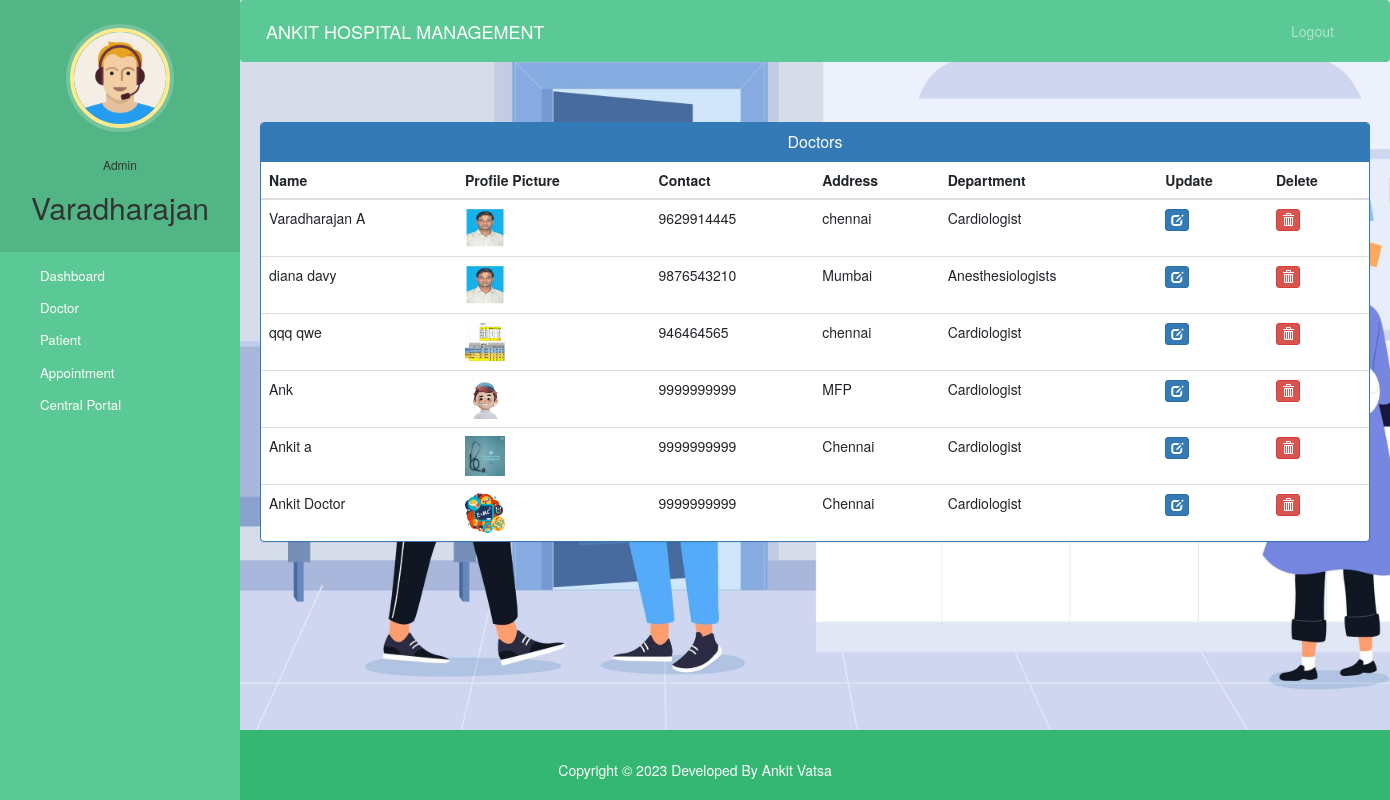
The app's page /admin-view-doctor (signed in) with its own data.
### hospital/models.py (models this page shows, shortened)
class Doctor(models.Model):
    user=models.OneToOneField(User,on_delete=models.CASCADE)
    profile_pic= models.ImageField(upload_to='profile_pic/DoctorProfilePic/',null=True,blank=True)
    address = models.CharField(max_length=40)
    mobile = models.CharField(max_length=20,null=True)
    department= models.CharField(max_length=50,choices=departments,default='Cardiologist')
    status=models.BooleanField(default=False)
    @property
    def get_name(self):
        return self.user.first_name+" "+self.user.last_name

### hospital/views.py (the view)
# urls.py: path('admin-view-doctor', views.admin_view_doctor_view,name='admin-view-doctor'),
@login_required(login_url='adminlogin')
@user_passes_test(is_admin)
def admin_view_doctor_view(request):
    doctors=models.Doctor.objects.all().filter(status=True)
    return render(request,'hospital/admin_view_doctor.html',{'doctors':doctors})

### hospital/views.py (called while the page is built)
def is_admin(user):
    return user.groups.filter(name='ADMIN').exists()

### templates/hospital/admin_view_doctor.html (shortened to what this page needs)
{% extends 'hospital/admin_base.html' %}
{% block content %}
{%load static%}
<head>
  <link href="//netdna.bootstrapcdn.com/bootstrap/3.0.0/css/bootstrap.min.css" rel="stylesheet" id="bootstrap-css">
</head>
<div class="container">
  <div class="panel panel-primary">
    <div class="panel-heading">
      <h6 class="panel-title">Doctors</h6>
    </div>
    <table class="table table-hover" id="dev-table">
      <thead>
        <tr>
          <th>Name</th>
          <th>Profile Picture</th>
          <th>Contact</th>
          <th>Address</th>
          <th>Department</th>
          <th>Update</th>
          <th>Delete</th>
        </tr>
      </thead>
      {% for d in doctors %}
      <tr>
        <td> {{d.get_name}}</td>
        <td> <img src="{% static d.profile_pic.url %}" alt="Profile Pic" height="40px" width="40px" /></td>
        <td>{{d.mobile}}</td>
        <td>{{d.address}}</td>
        <td>{{d.department}}</td>
        <td><a class="btn btn-primary btn-xs" href="{% url 'update-doctor' d.id  %}"><span class="glyphicon glyphicon-edit"></span></a></td>
        <td><a class="btn btn-danger btn-xs" href="{% url 'delete-doctor-from-hospital' d.id  %}"><span class="glyphicon glyphicon-trash"></span></a></td>
      </tr>
      {% endfor %}
    </table>
  </div>
</div>
{% endblock content %}

### templates/hospital/admin_base.html (shortened to what this page needs)
<!DOCTYPE html>
{% load static %}
<html lang="en">
<head>
  <link rel="stylesheet" href="https://stackpath.bootstrapcdn.com/bootstrap/4.3.1/css/bootstrap.min.css">
  <link rel="stylesheet" href="https://maxcdn.bootstrapcdn.com/font-awesome/4.7.0/css/font-awesome.min.css">
  <link rel="stylesheet" href="{% static '/style.css' %}">
</head>
<body>
<div class="back-image">
  <nav class="menu" tabindex="0">
    <header class="avatar">
      <img src="{% static "images/adminpropic.png" %}" />
      <br><br>
      <h6>Admin</h6>
      <h2>{{request.user.first_name}}</h2>
    </header>
    <ul>
      <li tabindex="0" class="icon-dashboard"> <a style="color:white; text-decoration:none;" href="/admin-dashboard"><span>Dashboard</span></a> </li>
      <li tabindex="0" class="icon-customers"> <a style="color:white; text-decoration:none;" href="/admin-doctor"><span>Doctor</span></a></li>
      <li tabindex="0" class="icon-users"> <a style="color:white; text-decoration:none;" href="/admin-patient"><span>Patient</span></a></li>
      <li tabindex="0" class="icon-calendar"> <a style="color:white; text-decoration:none;" href="/admin-appointment"><span>Appointment</span></a></li>
      <li tabindex="0" class="icon-calendar"> <a style="color:white; text-decoration:none;" href="/admin-central"><span>Central Portal</span></a></li>
    </ul>
  </nav>
  <main>
    <div class="bs-example">
      <nav class="navbar navbar-expand-md  navbar-dark fixed-top" style="background:#5bc995;">
        <a href="/admin-dashboard" class="navbar-brand">ANKIT HOSPITAL MANAGEMENT</a>
        <div class="collapse navbar-collapse justify-content-between" id="navbarCollapse">
          <div class="navbar-nav" style=" margin-left: 90%;">
            <a href="/logout" class="nav-item nav-link">Logout</a>
          </div>
        </div>
      </nav>
    </div>
    <br><br>
    {% block content %}
    {% endblock content %}
    <br><br><br><br>
  </main>
</div>
{% include "hospital/footer.html" %}
</body>
</html>

### templates/hospital/footer.html (shortened to what this page needs)
<!DOCTYPE html>
<html>
<head>
  <link rel="stylesheet" href="https://maxcdn.bootstrapcdn.com/font-awesome/4.7.0/css/font-awesome.min.css">
</head>
<footer>
  <br>
  <div class="container">
    <div class="row">
      <div class="col-md-12 col-sm-12">
        <div style="color:#ffffff;" class="wow fadeInUp footer-copyright">
          <p>
            Copyright &copy; 2023 Developed By Ankit Vatsa </p>
        </div>
      </div>
    </div>
  </div>
</footer>
</html>

### static/style.css (style rules this page uses)
body { padding-left: 240px; }
main { position: relative; height: 100vh; }
.menu { background: #5bc995; height: 100vh; width: 240px; position: fixed; top: 0px; left: 0; z-index: 5; outline: none; }
.menu .avatar { background: rgba(0, 0, 0, 0.1); padding: 2em 0.5em; text-align: center; }
.menu .avatar img { width: 100px; border-radius: 50%; overflow: hidden; border: 4px solid #ffea92; box-shadow: 0 0 0 4px rgba(255, 255, 255, 0.2); }
.menu .avatar h2 { font-weight: normal; margin-bottom: 0; }
.menu ul { list-style: none; padding: 0.5em 0; margin: 0; }
.menu ul li { padding: 0.5em 1em 0.5em 3em; font-size: 0.95em; font-weight: regular; background-repeat: no-repeat; background-position: left 15px center; background-size: auto 20px; transition: all 0.15s linear; cursor: pointer; }
.menu ul li.icon-dashboard { background-image: url("http://www.entypo.com/images//gauge.svg"); }
.menu ul li.icon-customers { background-image: url("http://www.entypo.com/images//briefcase.svg"); }
.menu ul li.icon-users { background-image: url("http://www.entypo.com/images//users.svg"); }
.menu ul li.icon-calendar { background-image: url("http://www.entypo.com/images//calendar.svg"); }

### templates/hospital/admin_view_doctor.html (style rules this page uses)
a:link { text-decoration: none; }
h6 { text-align: center; }
.row { margin: 100px; }

### templates/hospital/footer.html (style rules this page uses)
footer { padding: 0px 0px 0px 0px; background-color: black; margin: 0px; flex-shrink: 0; }
p { text-align: center; }
footer { position: fixed; bottom: 0; left: 0; width: 100%; padding: 10px 0; background-color: #33b773; color: white; text-align: center; }
.row { margin: 0px; }

### records on screen
Doctor: get_name "Varadharajan A", profile_pic (picture), mobile "9629914445", address "chennai", department "Cardiologist"
Doctor: get_name "diana davy", profile_pic (picture), mobile "9876543210", address "Mumbai", department "Anesthesiologists"
Doctor: get_name "qqq qwe", profile_pic (picture), mobile "946464565", address "chennai", department "Cardiologist"
Doctor: get_name "Ank", profile_pic (picture), mobile "9999999999", address "MFP", department "Cardiologist"
Doctor: get_name "Ankit a", profile_pic (picture), mobile "9999999999", address "Chennai", department "Cardiologist"
Doctor: get_name "Ankit Doctor", profile_pic (picture), mobile "9999999999", address "Chennai", department "Cardiologist"

### other values on screen
{{ request.user.first_name }} "Varadharajan"
